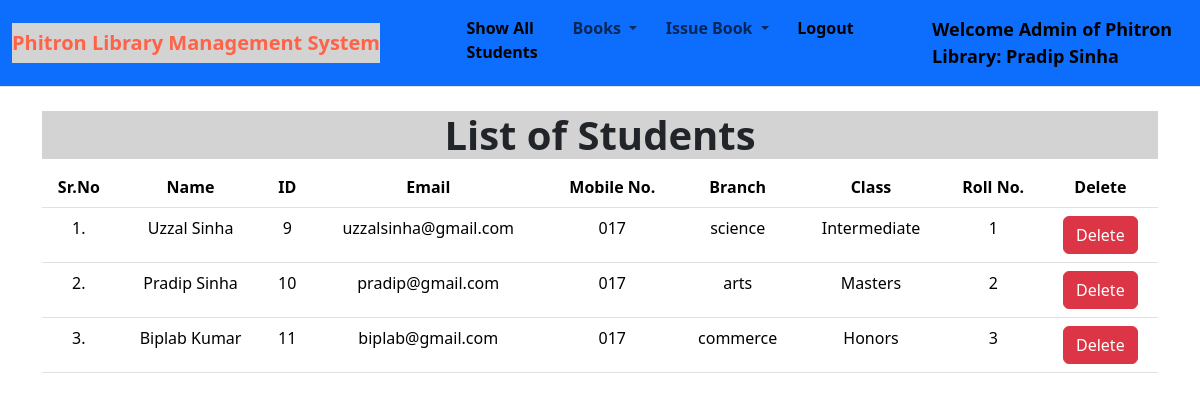
Page /show_students/ (signed in) on the committed database.
### library/models.py (models this page shows, shortened)
class Student(models.Model):
    user = models.OneToOneField(User, on_delete=models.CASCADE)
    classroom = models.CharField(max_length=12)
    branch = models.CharField(max_length=20)
    roll_no = models.CharField(max_length=5, blank=True)
    phone = models.CharField(max_length=11, blank=True)

### library/views.py (the view)
# urls.py: path("show_students/", views.show_students, name="show_students"),
def show_students(request):
    students = Student.objects.all()
    return render(request, "show_students.html", {'students':students})

### library/templates/show_students.html (shortened to what this page needs)
{% extends 'admin_navbar.html' %}
{% load static %}
{% block body %}
<div class="container mt-4">
    <h1 class="text-center" style="font-weight: bold; background-color: lightgrey;">List of Students</h1>
    <table class="table table-hover" id="example">
        <thead>
            <tr class="text-center mt-4">
                <th>Sr.No</th>
                <th>Name</th>
                <th>ID</th>
                <th>Email</th>
                <th>Mobile No.</th>
                <th>Branch</th>
                <th>Class</th>
                <th>Roll No.</th>
                <th>Delete</th>
            </tr>
        </thead>
        <tbody>
            {% for student in students %}
            <tr class="text-center">
                <td>{{forloop.counter}}.</td>
                <td>{{student.user.get_full_name}}</td>
                <td>{{student.user.id}}</td>
                <td>{{student.user.email}}</td>
                <td>{{student.phone}}</td>
                <td>{{student.branch}}</td>
                <td>{{student.classroom}}</td>
                <td>{{student.roll_no}}</td>
                <td><a href="/delete_student/{{student.id}}/" class="btn btn-danger" onclick="return confirm('Are you confirm you want to delete this student?')">Delete</a></td>
            </tr>
            {% endfor %}
        </tbody>
    </table>
    </div>
{% endblock %}

### library/templates/admin_navbar.html (shortened to what this page needs)
<!doctype html>
{% load static %}
<html lang="en">
  <head>
    <link rel="stylesheet" href="{% static 'library/css/bootstrap.min.css' %}">
  </head>
  <body>
    <nav class="navbar navbar-expand-lg bg-primary border-bottom border-body">
        <div class="container-fluid">
          <a class="navbar-brand" href="#" style="font-weight: bold;background: lightgrey;color: tomato">Phitron Library Management System</a>
          <div class="collapse navbar-collapse" id="navbarSupportedContent">
            <ul class="navbar-nav me-auto mb-2 mb-lg-0">
              <li class="nav-item">
                <a class="nav-link active" aria-current="page" href="/show_students/" style="font-weight: bold;">Show All Students</a>
              </li>
              <li class="nav-item dropdown">
                <a class="nav-link dropdown-toggle" href="#" id="navbarDropdown" role="button" data-bs-toggle="dropdown" aria-expanded="false" style="font-weight: bold;">
                  Books
                </a>
              </li>
              <li class="nav-item dropdown">
                <a class="nav-link dropdown-toggle" href="#" id="navbarDropdown" role="button" data-bs-toggle="dropdown" aria-expanded="false" style="font-weight: bold;">
                  Issue Book
                </a>
              </li>
              <li class="nav-item">
                <a class="nav-link active" aria-current="page" href="/logout/" style="font-weight: bold;">Logout</a>
              </li>
              <li class="nav-item">
                <a style="font-weight:600; font-family:'Segoe UI', Tahoma, Geneva, Verdana, sans-serif; font-size: large;" class="nav-link active" href="#">Welcome Admin of Phitron Library: {{request.user}}</a>
              </li>
            </ul>
          </div>
        </div>
      </nav>
      {% block body %}
      {% endblock %}
  </body>
</html>

### rows in the picture
Student: user.get_full_name "Uzzal Sinha", user.id "9", user.email "uzzalsinha@gmail.com", phone "017", branch "science", classroom "Intermediate", roll_no "1"
Student: user.get_full_name "Pradip Sinha", user.id "10", user.email "pradip@gmail.com", phone "017", branch "arts", classroom "Masters", roll_no "2"
Student: user.get_full_name "Biplab Kumar", user.id "11", user.email "biplab@gmail.com", phone "017", branch "commerce", classroom "Honors", roll_no "3"

### other values in the picture
{{ request.user }} "Pradip Sinha"
